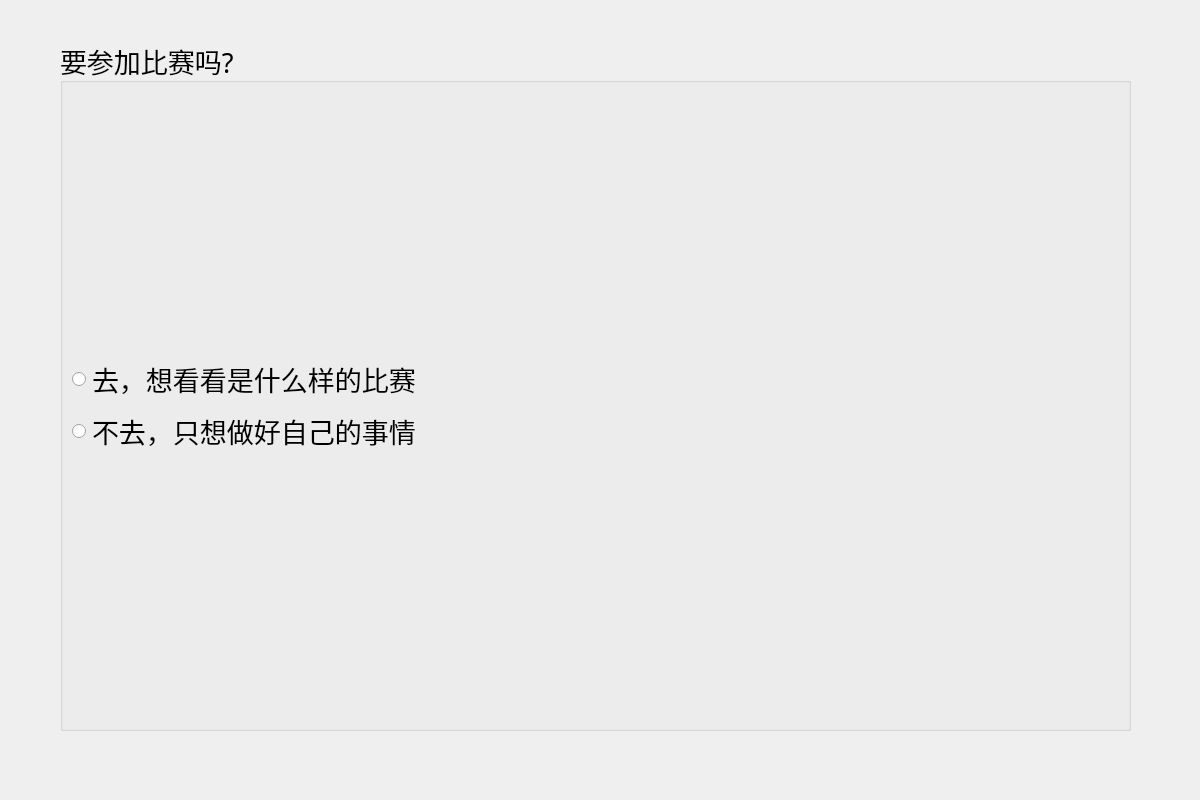
<?xml version="1.0" encoding="UTF-8"?>
<ui version="4.0">
 <class>PPT53</class>
 <widget class="QWidget" name="PPT53">
  <property name="geometry">
   <rect>
    <x>0</x>
    <y>0</y>
    <width>1200</width>
    <height>800</height>
   </rect>
  </property>
  <property name="windowTitle">
   <string>Form</string>
  </property>
  <widget class="QGroupBox" name="groupBox">
   <property name="geometry">
    <rect>
     <x>60</x>
     <y>40</y>
     <width>1071</width>
     <height>691</height>
    </rect>
   </property>
   <property name="font">
    <font>
     <family>AcadEref</family>
     <pointsize>20</pointsize>
     <weight>50</weight>
     <bold>false</bold>
    </font>
   </property>
   <property name="title">
    <string>要参加比赛吗?</string>
   </property>
   <layout class="QVBoxLayout" name="verticalLayout_2">
    <item>
     <layout class="QVBoxLayout" name="verticalLayout">
      <item>
       <widget class="QRadioButton" name="radioButton">
        <property name="font">
         <font>
          <family>AcadEref</family>
          <pointsize>20</pointsize>
          <weight>50</weight>
          <bold>false</bold>
         </font>
        </property>
        <property name="text">
         <string>去，想看看是什么样的比赛</string>
        </property>
       </widget>
      </item>
      <item>
       <widget class="QRadioButton" name="radioButton_2">
        <property name="font">
         <font>
          <family>AcadEref</family>
          <pointsize>20</pointsize>
          <weight>50</weight>
          <bold>false</bold>
         </font>
        </property>
        <property name="text">
         <string>不去，只想做好自己的事情</string>
        </property>
       </widget>
      </item>
     </layout>
    </item>
   </layout>
  </widget>
 </widget>
 <resources/>
 <connections/>
</ui>
